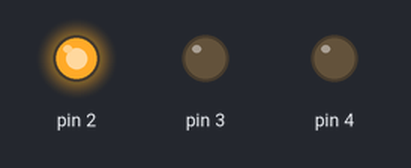
Bench run of a sketch on a simulated Arduino Uno, built with avr-gcc and run on an emulated ATmega328P. Shown: output pins drawn as LEDs (lit = HIGH).

Above: at 7.5 s.
At 22.5 s:
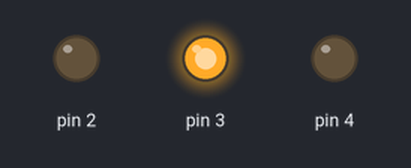
At 37.5 s:
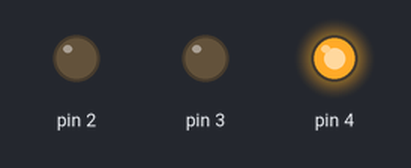
Timing chart, 0 to 58.5 s (numbered marks = the images above):
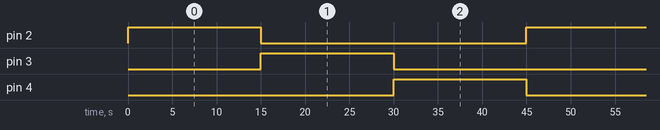

The sketch:

Traffic_Light_System.ino
```cpp
// C++ code
//
void setup()
{
  pinMode(2, OUTPUT);
  pinMode(3, OUTPUT);
  pinMode(4, OUTPUT);
}

void loop()
{
  digitalWrite(2, HIGH);
  delay(15000); // Wait for 15000 milliseconds
  digitalWrite(2, LOW);
  digitalWrite(3, HIGH);
  delay(15000); // Wait for 15000 milliseconds
  digitalWrite(3, LOW);
  digitalWrite(4, HIGH);
  delay(15000); // Wait for 15000 milliseconds
  digitalWrite(4, LOW);
}
```

Measured:
- by itself, pin 2–4: alternates HIGH for 15.0 s and LOW for 30.0 s
- by itself, everything shown: repeats every 45.0 s, in 4 steps
